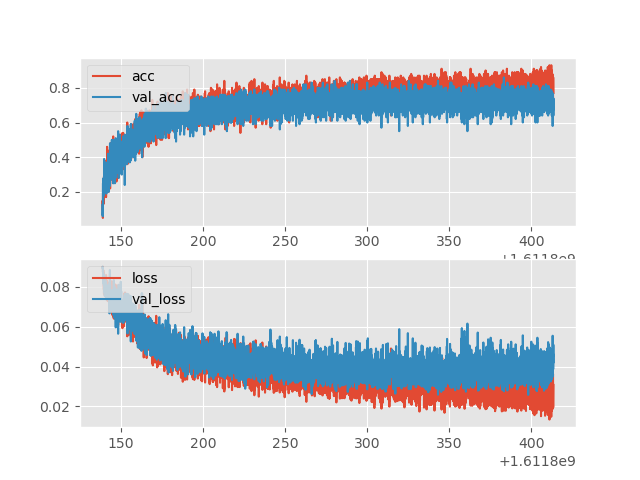

This chart was generated by the following Python code:
import matplotlib.pyplot as plt
from matplotlib import style
import pandas as pd

style.use('ggplot')

model_name = 'model-1611800135.394095'

def create_acc_loss_graph(model_name):
    contents = open("model.log",'r').read().split('\n')

    times = []
    accuracies = []
    losses = []

    val_accs = []
    val_losses = []

    for c in contents:
        if model_name in c:
            name,timestamp,acc,loss,val_acc,val_loss = c.split(',')

            times.append(float(timestamp))
            accuracies.append(float(acc))
            losses.append(float(loss))

            val_accs.append(float(val_acc))
            val_losses.append(float(val_loss))

    fig = plt.figure()

    ax1 = plt.subplot2grid((2,1),(0,0))
    ax2 = plt.subplot2grid((2,1),(1,0),sharex=ax1)

    ax1.plot(times,accuracies,label = 'acc')
    ax1.plot(times,val_accs,label = 'val_acc')
    ax1.legend(loc=2)

    ax2.plot(times,losses,label = 'loss')
    ax2.plot(times,val_losses,label = 'val_loss')
    ax2.legend(loc=2)

    plt.show()

    

    
create_acc_loss_graph(model_name)
